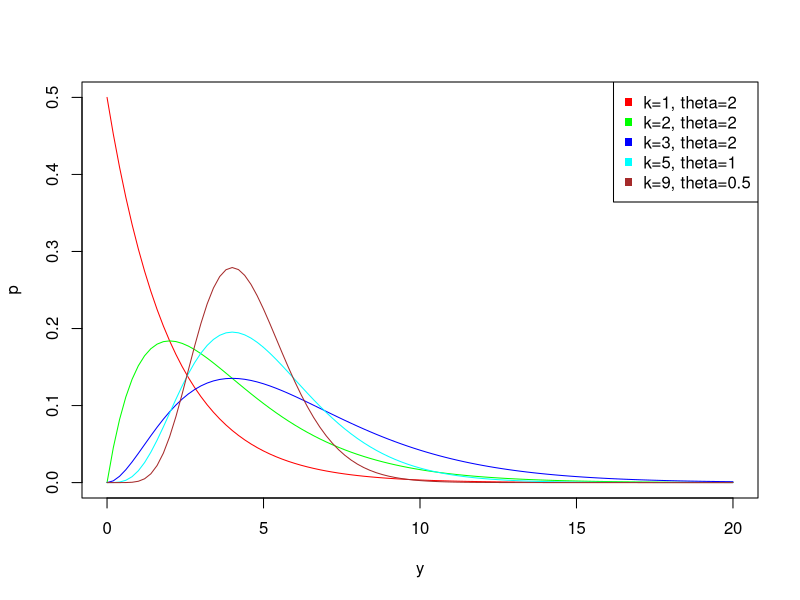

This chart was generated by the following R code:
## ---- Gamma1 ----
# Funciones gamma
d <- data.frame(
    k = c(1,2,3,5,9),
    theta = c(2,2,2,1,0.5),
    col = c("red","green","blue","cyan","brown"),
    stringsAsFactors=F
)

txt <- paste0("k=", d$k, ", theta=", d$theta)

ff <- function(x) dgamma(x, shape=d[1,]$k, scale=d[1,]$theta)
curve(ff, main="", col=d[1,]$col, xlim=c(0,20), ylim=c(0, 0.5),
      xlab="y", ylab="p")

for (i in 2:nrow(d)) {
  ff <- function(x) dgamma(x, shape=d[i,]$k, scale=d[i,]$theta)
  curve(ff, add=T, main="", col=d[i,]$col)
}

legend("topright", legend=txt, col=d$col, pch=15)
